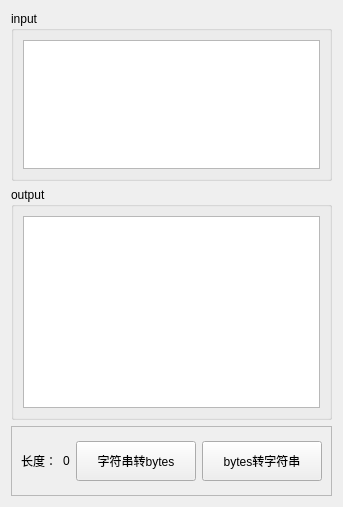
          <widget class="QWidget" name="tab_16">
           <attribute name="title">
            <string>str2hex</string>
           </attribute>
           <layout class="QGridLayout" name="gridLayout_15">
            <item row="0" column="0">
             <widget class="QGroupBox" name="groupBox_10">
              <property name="maximumSize">
               <size>
                <width>16777215</width>
                <height>170</height>
               </size>
              </property>
              <property name="title">
               <string>input</string>
              </property>
              <layout class="QGridLayout" name="gridLayout_18">
               <item row="0" column="0">
                <widget class="QPlainTextEdit" name="txtbinformat_input">
                 <property name="maximumSize">
                  <size>
                   <width>16777215</width>
                   <height>16777215</height>
                  </size>
                 </property>
                </widget>
               </item>
              </layout>
             </widget>
            </item>
            <item row="1" column="0">
             <widget class="QGroupBox" name="groupBox_11">
              <property name="title">
               <string>output</string>
              </property>
              <layout class="QGridLayout" name="gridLayout_19">
               <item row="0" column="0">
                <widget class="QPlainTextEdit" name="txtbinformat_output">
                 <property name="readOnly">
                  <bool>true</bool>
                 </property>
                </widget>
               </item>
              </layout>
             </widget>
            </item>
            <item row="2" column="0">
             <widget class="QFrame" name="frame_2">
              <property name="minimumSize">
               <size>
                <width>0</width>
                <height>70</height>
               </size>
              </property>
              <property name="maximumSize">
               <size>
                <width>16777215</width>
                <height>70</height>
               </size>
              </property>
              <property name="frameShape">
               <enum>QFrame::StyledPanel</enum>
              </property>
              <property name="frameShadow">
               <enum>QFrame::Raised</enum>
              </property>
              <layout class="QGridLayout" name="gridLayout_20">
               <item row="0" column="3">
                <widget class="QPushButton" name="btnbytes2str">
                 <property name="minimumSize">
                  <size>
                   <width>120</width>
                   <height>40</height>
                  </size>
                 </property>
                 <property name="maximumSize">
                  <size>
                   <width>120</width>
                   <height>40</height>
                  </size>
                 </property>
                 <property name="toolTip">
                  <string>字符串转16进制和16进制转字符串</string>
                 </property>
                 <property name="text">
                  <string>bytes转字符串</string>
                 </property>
                </widget>
               </item>
               <item row="0" column="0">
                <widget class="QLabel" name="label_7">
                 <property name="maximumSize">
                  <size>
                   <width>60</width>
                   <height>16777215</height>
                  </size>
                 </property>
                 <property name="text">
                  <string>长度：</string>
                 </property>
                </widget>
               </item>
               <item row="0" column="1">
                <widget class="QLabel" name="lbbinformat_cnt">
                 <property name="text">
                  <string>0</string>
                 </property>
                </widget>
               </item>
               <item row="0" column="2">
                <widget class="QPushButton" name="btnstr2bytes">
                 <property name="minimumSize">
                  <size>
                   <width>120</width>
                   <height>40</height>
                  </size>
                 </property>
                 <property name="maximumSize">
                  <size>
                   <width>120</width>
                   <height>40</height>
                  </size>
                 </property>
                 <property name="toolTip">
                  <string>字符串转16进制和16进制转字符串</string>
                 </property>
                 <property name="text">
                  <string>字符串转bytes</string>
                 </property>
                </widget>
               </item>
              </layout>
             </widget>
            </item>
           </layout>
          </widget>
